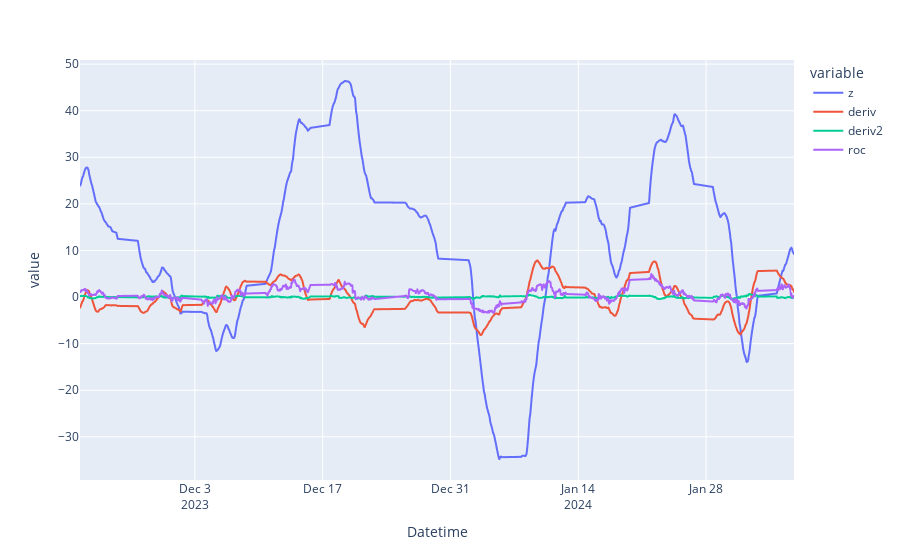

The notebook cell saved with this chart:
### Code cell
fig2 = px.line(derivative_data, x=derivative_data.index, y=['z', 'deriv', 'deriv2', 'roc'])
fig2.show()

### Figure 1 — Plotly figure (JSON) as saved in the notebook; plotly's stock layout.template omitted (floating-point values rounded to 4 significant figures; data arrays with more than 128 entries replaced by an {"elided": "..."} marker saying what was removed)
{"data": [{"hovertemplate": "variable=z<br>Datetime=%{x}<br>value=%{y}<extra></extra>", "legendgroup": "z", "line": {"color": "#636efa", "dash": "solid"}, "marker": {"symbol": "circle"}, "mode": "lines", "name": "z", "showlegend": true, "type": "scattergl", "x": {"elided": "1211 str values"}, "xaxis": "x", "y": {"elided": "1211 float values"}, "yaxis": "y"}, {"hovertemplate": "variable=deriv<br>Datetime=%{x}<br>value=%{y}<extra></extra>", "legendgroup": "deriv", "line": {"color": "#EF553B", "dash": "solid"}, "marker": {"symbol": "circle"}, "mode": "lines", "name": "deriv", "showlegend": true, "type": "scattergl", "x": {"elided": "1211 str values"}, "xaxis": "x", "y": {"elided": "1211 float values"}, "yaxis": "y"}, {"hovertemplate": "variable=deriv2<br>Datetime=%{x}<br>value=%{y}<extra></extra>", "legendgroup": "deriv2", "line": {"color": "#00cc96", "dash": "solid"}, "marker": {"symbol": "circle"}, "mode": "lines", "name": "deriv2", "showlegend": true, "type": "scattergl", "x": {"elided": "1211 str values"}, "xaxis": "x", "y": {"elided": "1211 float values"}, "yaxis": "y"}, {"hovertemplate": "variable=roc<br>Datetime=%{x}<br>value=%{y}<extra></extra>", "legendgroup": "roc", "line": {"color": "#ab63fa", "dash": "solid"}, "marker": {"symbol": "circle"}, "mode": "lines", "name": "roc", "showlegend": true, "type": "scattergl", "x": {"elided": "1211 str values"}, "xaxis": "x", "y": {"elided": "1211 float values"}, "yaxis": "y"}], "layout": {"legend": {"title": {"text": "variable"}, "tracegroupgap": 0}, "margin": {"t": 60}, "xaxis": {"anchor": "y", "domain": [0, 1], "title": {"text": "Datetime"}}, "yaxis": {"anchor": "x", "domain": [0, 1], "title": {"text": "value"}}}}
